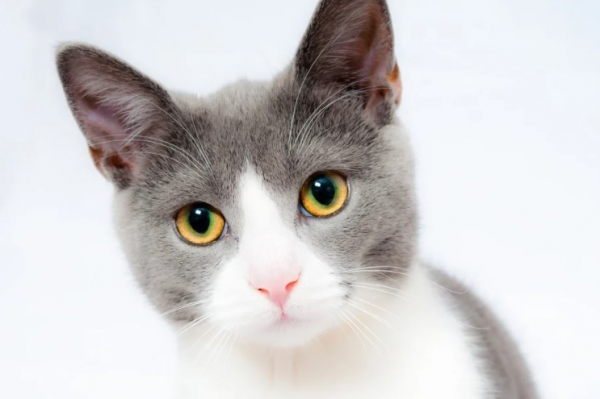
#> input picture data_cv2_work/230227/cat.jpg, 600 x 399 px, found by its file name
$ python ex04.py
#> lines starting #> are read from the running program, lines starting #| are printed output that depends on the picture
import cv2
import time

cat = cv2.imread('230227/cat.jpg',cv2.IMREAD_COLOR)
#> cat is the input picture: shape (399, 600, 3); mean B, G, R 205.8, 205.4, 207.6


startTime =time.time()
print(startTime)

for i in range(300):
    for j in range(300):
        cat[i,j] = [255,255,255]
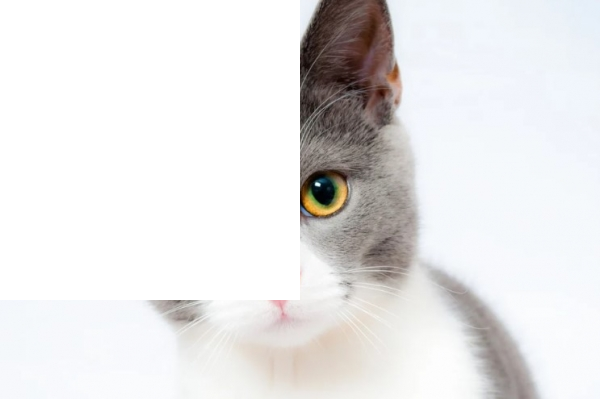
#> cat: shape (399, 600, 3); mean B, G, R 229.8, 229.7, 230.7
print(f"time.time() -starttime = {time.time() - startTime}")

startTime = time.time()
cat[:300,:300] =[0,0,0]
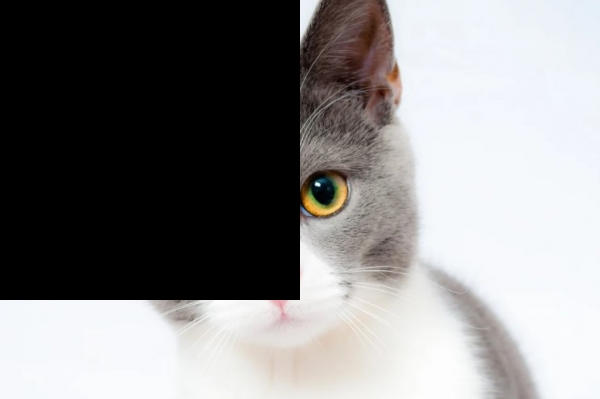
#> cat: shape (399, 600, 3); mean B, G, R 134, 133.8, 134.8
print(f"time.time() -starttime = {time.time() - startTime}")


cv2.imshow('cat',cat)
cv2.waitKey(0) == ord('q')


print('종료됨')
cv2.destroyAllWindows()
